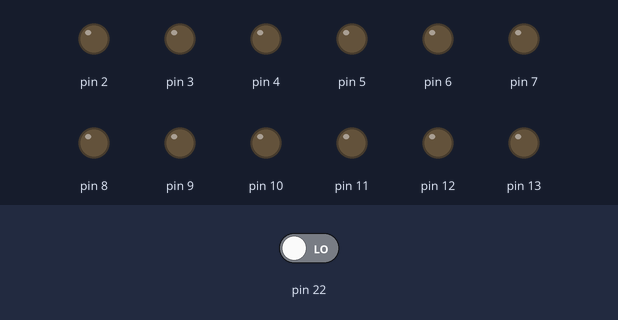
This sketch was run on a simulated Arduino Mega 2560, built with avr-gcc and run on an emulated ATmega2560. Shown: output pins drawn as LEDs (lit = HIGH). The test bench sets the inputs (shaded band); at power-on: pin 22 LOW.

Above: at 1.2 s.
1.3 s: pin 22 driven HIGH
At 2.4 s:
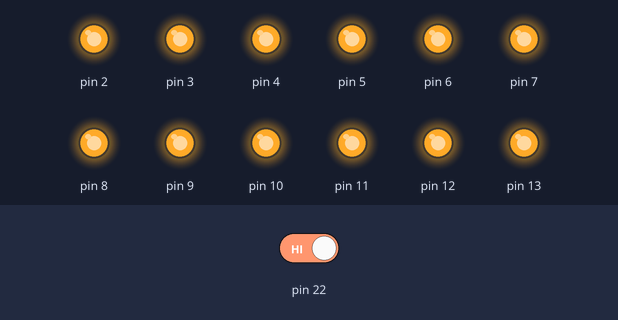
2.8 s: pin 22 driven LOW
At 3.5 s:
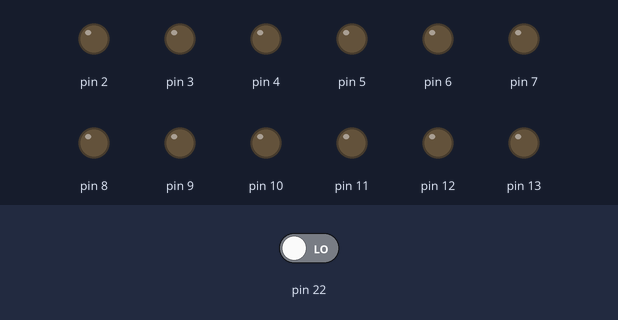
Timing chart, 0 to 5.8 s (numbered marks = the images above; inputs shaded):
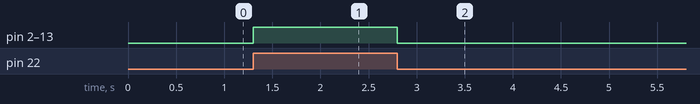

The sketch:

Mega_2_LED.ino
```cpp
//1 - 1 1 1 1 1
//2 - 1111  1111 -->    1111
//3 - 11111 --> 1111 --> 111 --> 11 --> 1
//4 - 1  1  1  1  1  1
//5 - 11 1 1 1
//6 - 11111 11111
//7 - 11 1 1 1 1 11 1 1 1 1

#define t 30
#define t1 20
#define t2 100
#define t3 50

void setup()
{
  digitalWrite(22,LOW);
  // set up pins 2 to 13 as outputs
  for (int i = 2; i <= 13; i++)
  {
    pinMode(i, OUTPUT);
  }

  OFF();
}
/////////////////////////////////////////////////////////////////////////////////Effect 1
void loop()
{
  if (digitalRead(22) == HIGH) //Evive pin 12
  {
    ON();
  }
  else
  {
    OFF();
  }
}

void ON()
{
  for (int i = 2; i <= 13; i++)
  {
    digitalWrite(i, HIGH);
  }
}
void OFF()
{
  for (int i = 2; i <= 13; i++)
  {
    digitalWrite(i, LOW);
  }
}
```

Measured:
- after the input at 1.3 s, pin 2–13: LOW → HIGH at once
- after the input at 2.8 s, pin 2–13: HIGH → LOW at once
